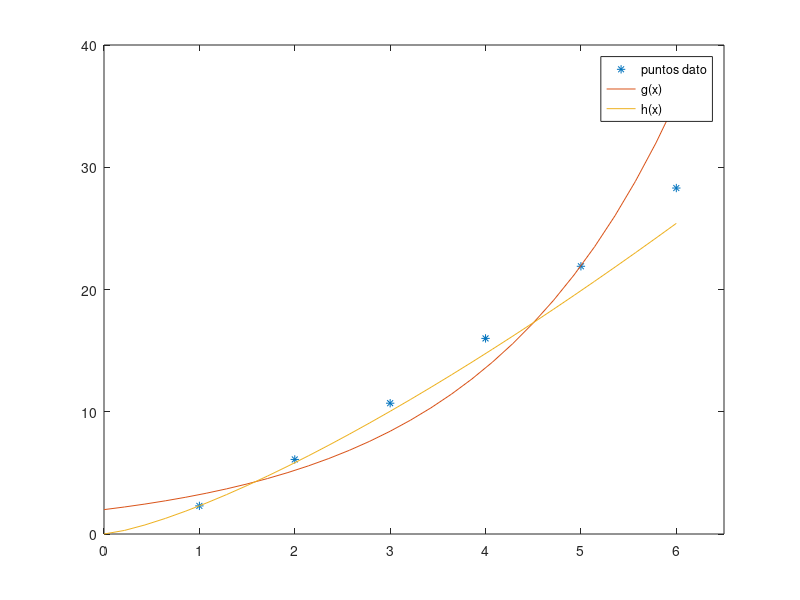

MATLAB code to generate this figure:
clf; %limpiar el gráfico

% puntos dato
x = [1, 2, 3, 4, 5, 6]
y = [2.3, 6.1, 10.7, 16.0, 21.9, 28.3]

% graficar los puntos dato
p = plot(x, y, '*');

% graficar la función de aproximación hallada g(x)
hold on;
fplot("1.994 * e^(0.4796*x)", [0 6 0 30])

% graficar la función de aproximación hallada h(x)
hold on;
fplot("2.303 * x^(1.34)",  [0 6 0 30])

% configurar los ejes y las referencias
axis([0 6.5 0 40])
legend('puntos dato','g(x)', 'h(x)')
